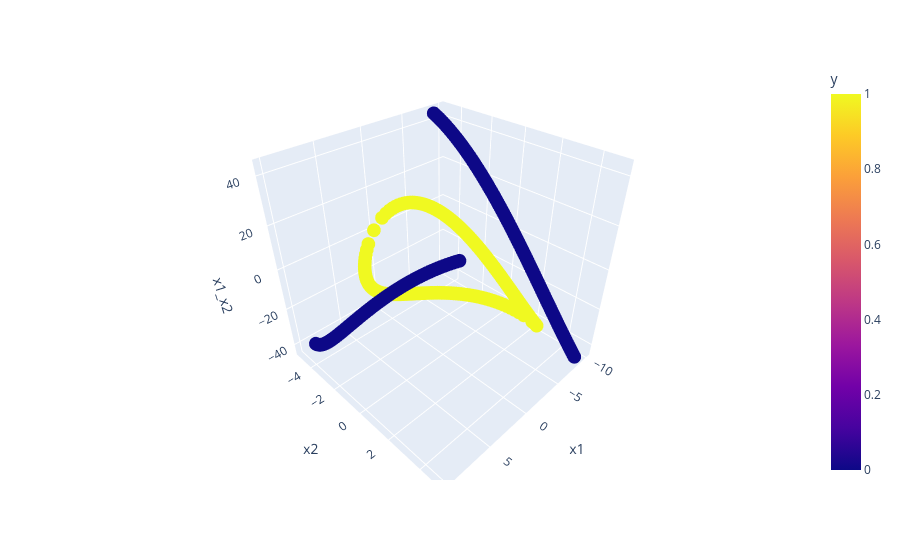

The cell this chart's notebook holds for it:
### Code cell
import plotly.express as px

fig = px.scatter_3d(df, x='x1', y='x2', z='x1_x2', color='y')
fig.show()

### Figure 1 — Plotly figure (JSON) as saved in the notebook; plotly's stock layout.template omitted (floating-point values rounded to 4 significant figures; data arrays with more than 128 entries replaced by an {"elided": "..."} marker saying what was removed)
{"data": [{"hovertemplate": "x1=%{x}<br>x2=%{y}<br>x1_x2=%{z}<br>y=%{marker.color}<extra></extra>", "legendgroup": "", "marker": {"color": {"elided": "400 int values"}, "coloraxis": "coloraxis", "symbol": "circle"}, "mode": "markers", "name": "", "scene": "scene", "showlegend": false, "type": "scatter3d", "x": {"elided": "400 float values"}, "y": {"elided": "400 float values"}, "z": {"elided": "400 float values"}}], "layout": {"coloraxis": {"colorbar": {"title": {"text": "y"}}, "colorscale": [[0, "#0d0887"], [0.1111, "#46039f"], [0.2222, "#7201a8"], [0.3333, "#9c179e"], [0.4444, "#bd3786"], [0.5556, "#d8576b"], [0.6667, "#ed7953"], [0.7778, "#fb9f3a"], [0.8889, "#fdca26"], [1, "#f0f921"]]}, "legend": {"tracegroupgap": 0}, "margin": {"t": 60}, "scene": {"domain": {"x": [0, 1], "y": [0, 1]}, "xaxis": {"title": {"text": "x1"}}, "yaxis": {"title": {"text": "x2"}}, "zaxis": {"title": {"text": "x1_x2"}}}}}
